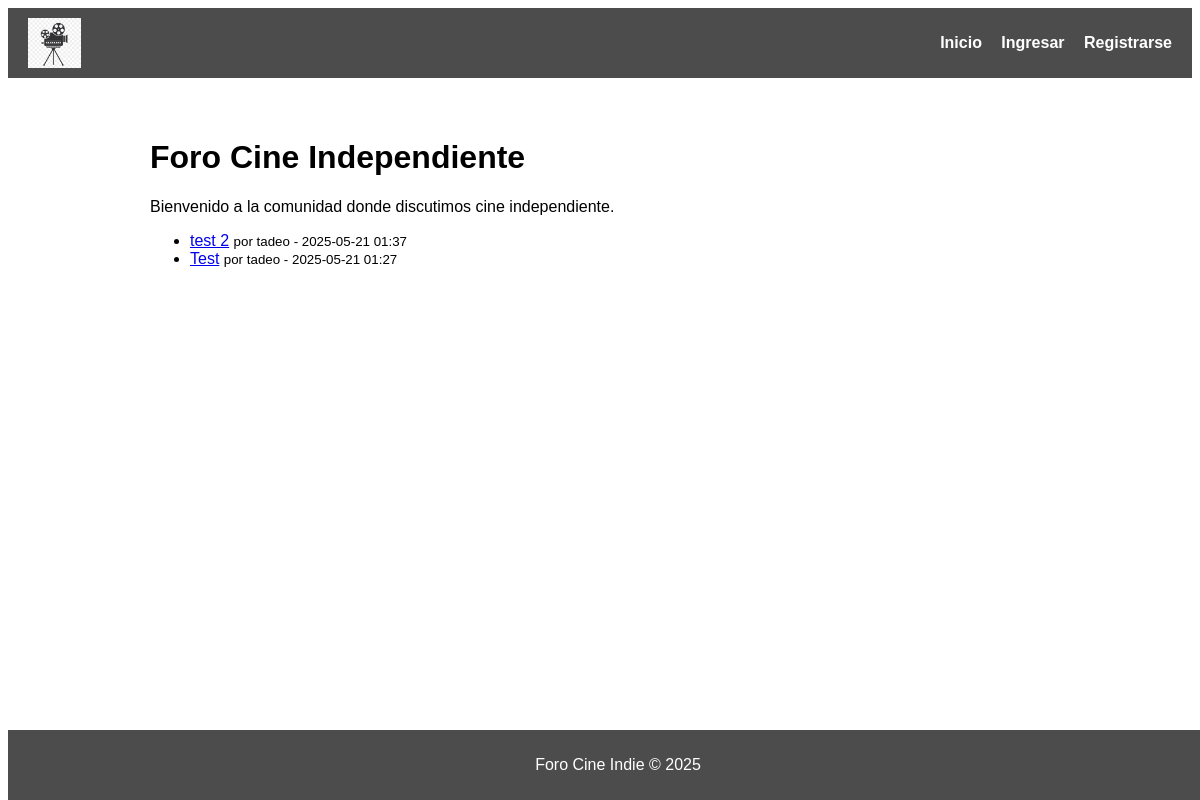
The page / on the database its author committed.
### models.py (models this page shows, shortened)
class Hilo(db.Model):
    __tablename__ = 'hilos'
    id = db.Column(db.Integer, primary_key=True)
    titulo = db.Column(db.String(140), nullable=False)
    contenido = db.Column(db.Text, nullable=False)
    fecha_creacion = db.Column(db.DateTime, default=datetime.utcnow)
    usuario_id = db.Column(db.Integer, db.ForeignKey('usuarios.id'))
    comentarios = db.relationship('Comentario', backref='hilo', lazy='dynamic')

class Usuario(UserMixin, db.Model):
    __tablename__ = 'usuarios'
    id = db.Column(db.Integer, primary_key=True)
    username = db.Column(db.String(64), unique=True, nullable=False)
    email = db.Column(db.String(120), unique=True, nullable=False)
    password_hash = db.Column(db.String(128), nullable=False)
    rol = db.Column(db.String(20), default='usuario')
    hilos = db.relationship('Hilo', backref='autor', lazy='dynamic')
    comentarios = db.relationship('Comentario', backref='autor', lazy='dynamic')

### app.py (the view)
@app.route('/')
def index():
    hilos = Hilo.query.order_by(Hilo.fecha_creacion.desc()).all()
    return render_template('index.html', hilos=hilos)

### templates/index.html (shortened to what this page needs)
{% extends 'base.html' %}
{% block content %}
<h1>Foro Cine Independiente</h1>
<p>Bienvenido a la comunidad donde discutimos cine independiente.</p>
<section id="lista-hilos">
    {% if hilos %}
        <ul>
            {% for hilo in hilos %}
                <li>
                    <a href="{{ url_for('hilo', hilo_id=hilo.id) }}">{{ hilo.titulo }}</a>
                    <small>por {{ hilo.autor.username }} - {{ hilo.fecha_creacion.strftime('%Y-%m-%d %H:%M') }}</small>
                </li>
            {% endfor %}
        </ul>
    {% else %}
        <p>No hay hilos aún. ¡Sé el primero en crear uno!</p>
    {% endif %}
</section>
{% endblock %}

### static/css/styles.css (style rules this page uses)
body { background-image: url("/static/images/background.png"); background-repeat: no-repeat; background-size: cover; background-position: center center; background-attachment: fixed; font-family: Arial, sans-serif; }

### rows shown on the page
Hilo: titulo "test 2", autor.username "tadeo", fecha_creacion "2025-05-21 01:37"
Hilo: titulo "Test", autor.username "tadeo", fecha_creacion "2025-05-21 01:27"
